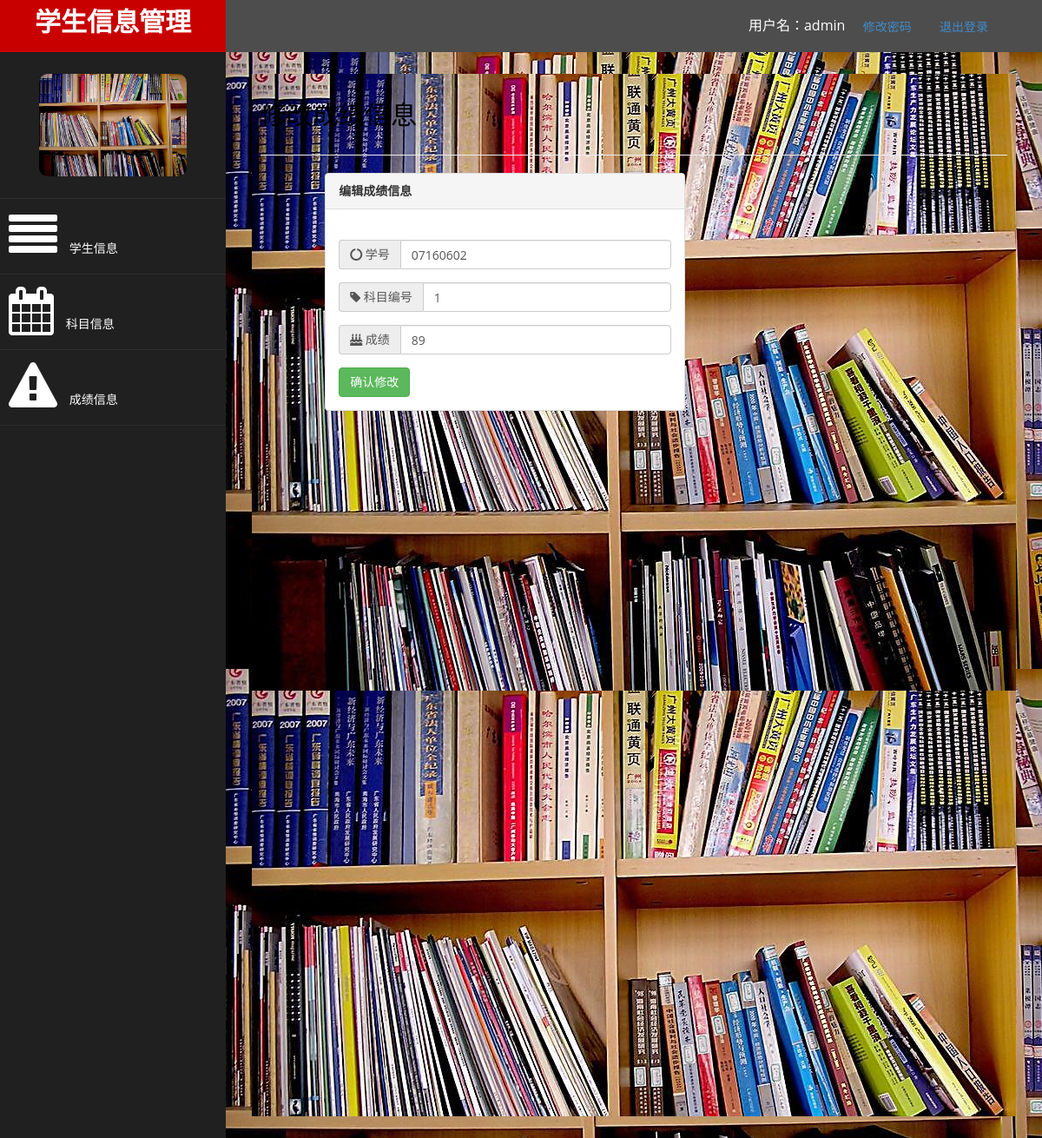
/editscore.php?id=9 (signed in), run on the app's committed database.
### tables this page shows
CREATE TABLE `score` (
  `id` int(10) NOT NULL,
  `studentId` varchar(20) NOT NULL,
  `km_id` int(10) NOT NULL,
  `mark` int(10) NOT NULL
);

### editscore.php (the view, shortened to what this page needs)
<?php require_once 'base.php';?>
<?php
$id = $_REQUEST ['id'];
$query = "select * from score where id=$id";
$result = mysql_query ( $query );
$row = mysql_fetch_array ( $result );
?>
<body style="background-image:url(assets/img/book1.jpg)">
<div id="page-wrapper"  style="background-image:url(assets/img/book1.jpg)">
	<div id="page-inner"  style="background-image:url(assets/img/book1.jpg)">
		<div class="row">
			<div class="col-md-12">
				<h2>修改成绩信息</h2>
			</div>
		</div>
		<hr />
		<div class="row">
			<div class="col-md-6 col-md-offset-1">
				<div class="panel panel-default">
					<div class="panel-heading">
						<strong> 编辑成绩信息 </strong>
					</div>
					<div class="panel-body">
						<form role="form" action="editscoredo.php" method='post'>
							<br /> <input type='hidden' name='id' value='<?=$row ['id']?>' />
							<div class="form-group input-group">
								<span class="input-group-addon"><i class="fa fa-circle-o-notch">
										学号</i></span> <input type="text" class="form-control"
									placeholder="学号 " name='studentId'
									value="<?=$row ['studentId']?>" />
							</div>
							<div class="form-group input-group">
								<span class="input-group-addon"><i class="fa fa-tag"> 科目编号</i></span>
								<input type="text" class="form-control" placeholder=" 科目编号"
									name='km_id' value="<?=$row ['km_id']?>" />
							</div>
							<div class="form-group input-group">
								<span class="input-group-addon"><i class="fa fa-birthday-cake"> 成绩</i></span>
								<input type="text" class="form-control" placeholder="成绩"
									id='birthday' name='mark' value="<?=$row ['mark']?>" />
							</div>
							<input type='submit' class="btn btn-success" value='确认修改' />
						</form>
					</div>
				</div>
			</div>
		</div>
	</div>
</div>
</body>
</html>

### assets/css/custom.css (style rules this page uses)
body { font-family: 'Open Sans', sans-serif; }
#page-wrapper { padding: 15px 15px; min-height: 600px; background: #333; }
#page-inner { width:100%; margin:10px 20px 10px 0px; background-color: #fff!important; padding:10px; min-height:1200px; }
h2 { color: black; }
@media (min-width:768px) { #page-wrapper { margin: 0 0 0 260px; padding: 15px 30px; min-height: 1200px; } }

### data on the page
score: studentId "07160602", km_id "1", mark "89"

### other printed values
$userName "admin"
